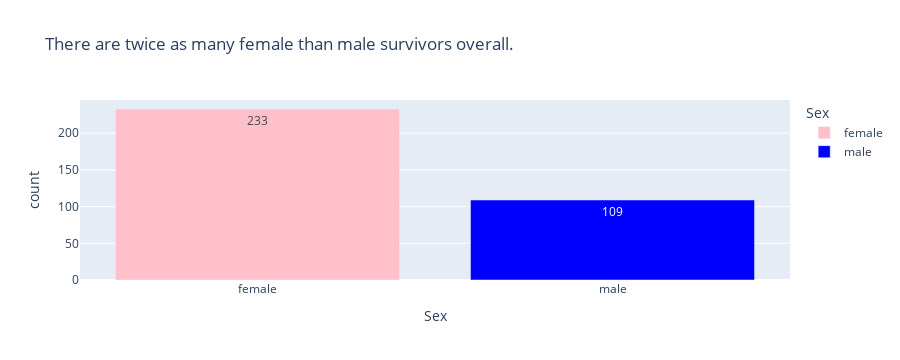

Notebook code cell kept with this figure:
### Code cell
# What's the sex composition among survivors?
survivor_sex = survivors['Sex'].value_counts().reset_index()
px.bar(survivor_sex,x='Sex',y='count',text_auto=True,color='Sex',color_discrete_map={'male':'blue','female':'pink'},title='There are twice as many female than male survivors overall.')

### Figure 1 — Plotly figure (JSON) as saved in the notebook; plotly's stock layout.template omitted (floating-point values rounded to 4 significant figures)
{"data": [{"alignmentgroup": "True", "hovertemplate": "Sex=%{x}<br>count=%{y}<extra></extra>", "legendgroup": "female", "marker": {"color": "pink", "pattern": {"shape": ""}}, "name": "female", "offsetgroup": "female", "orientation": "v", "showlegend": true, "textposition": "auto", "texttemplate": "%{y}", "type": "bar", "x": ["female"], "xaxis": "x", "y": [233], "yaxis": "y"}, {"alignmentgroup": "True", "hovertemplate": "Sex=%{x}<br>count=%{y}<extra></extra>", "legendgroup": "male", "marker": {"color": "blue", "pattern": {"shape": ""}}, "name": "male", "offsetgroup": "male", "orientation": "v", "showlegend": true, "textposition": "auto", "texttemplate": "%{y}", "type": "bar", "x": ["male"], "xaxis": "x", "y": [109], "yaxis": "y"}], "layout": {"barmode": "relative", "height": 360, "legend": {"title": {"text": "Sex"}, "tracegroupgap": 0}, "title": {"text": "There are twice as many female than male survivors overall."}, "xaxis": {"anchor": "y", "autorange": true, "categoryarray": ["female", "male"], "categoryorder": "array", "domain": [0, 1], "range": [-0.5, 1.5], "title": {"text": "Sex"}, "type": "category"}, "yaxis": {"anchor": "x", "autorange": true, "domain": [0, 1], "range": [0, 245.3], "title": {"text": "count"}, "type": "linear"}}}
